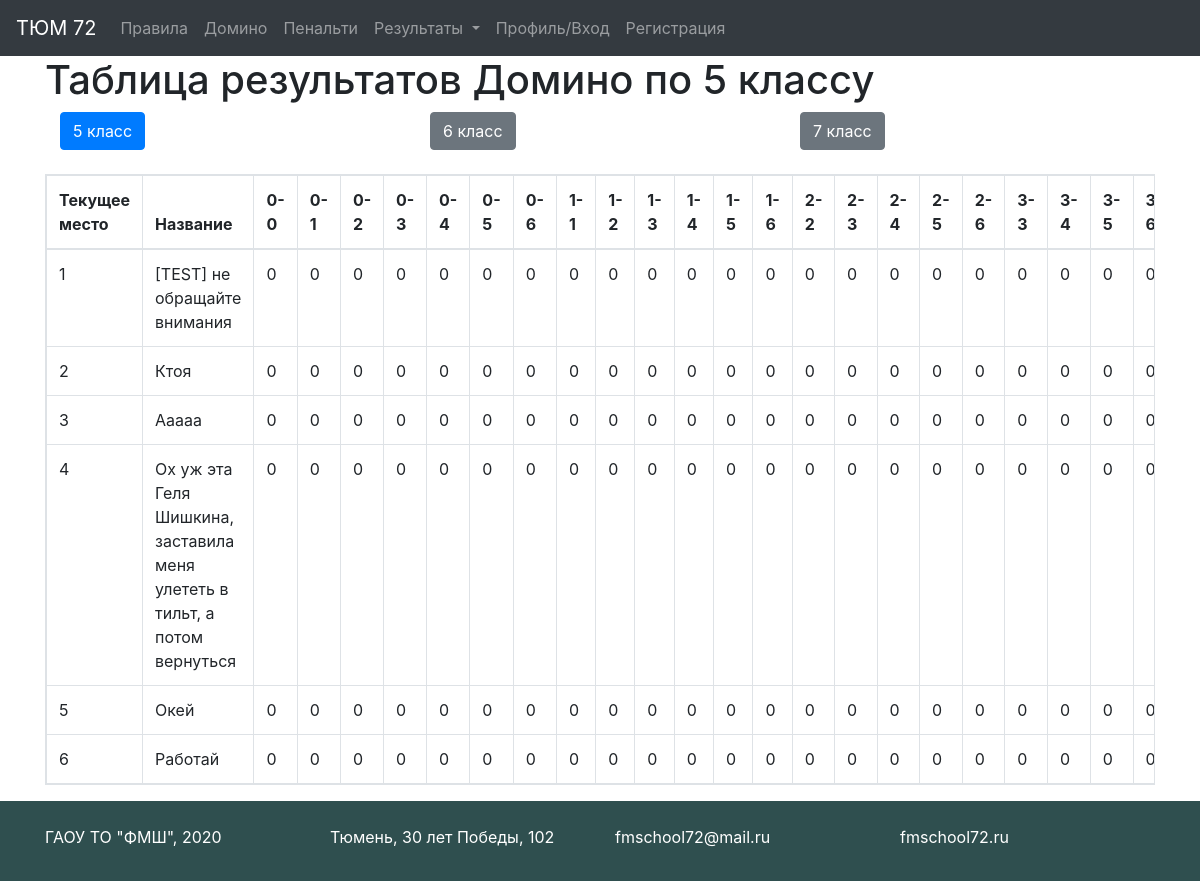
The app's page /results/domino/5, older data.
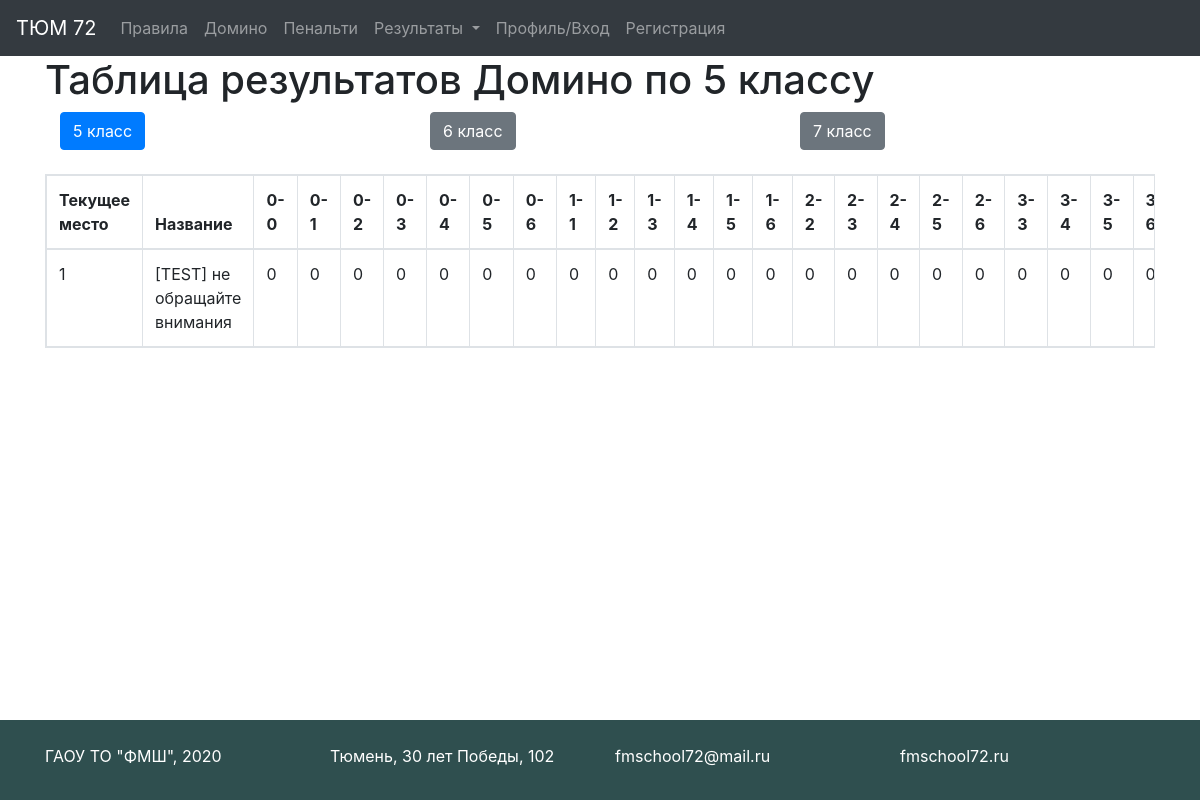
The same page, newer data.
### tables this page shows
CREATE TABLE domino_tasks5 (id INTEGER PRIMARY KEY AUTOINCREMENT UNIQUE NOT NULL, title STRING NOT NULL UNIQUE, picked_tasks STRING DEFAULT " ", t1 NOT NULL DEFAULT '0ok', t2 NOT NULL DEFAULT '0ok', t3 NOT NULL DEFAULT '0ok', t4 NOT NULL DEFAULT '0ok', t5 NOT NULL DEFAULT '0ok', t6 NOT NULL DEFAULT '0ok', t7 NOT NULL DEFAULT '0ok', t8 NOT NULL DEFAULT '0ok', t9 NOT NULL DEFAULT '0ok', t10 NOT NULL DEFAULT '0ok', t11 NOT NULL DEFAULT '0ok', t12 NOT NULL DEFAULT '0ok', t13 NOT NULL DEFAULT '0ok', t14 NOT NULL DEFAULT '0ok', t15 NOT NULL DEFAULT '0ok', t16 NOT NULL DEFAULT '0ok', t17 NOT NULL DEFAULT '0ok', t18 NOT NULL DEFAULT '0ok', t19 NOT NULL DEFAULT '0ok', t20 NOT NULL DEFAULT '0ok', t21 NOT NULL DEFAULT '0ok', t22 NOT NULL DEFAULT '0ok', t23 NOT NULL DEFAULT '0ok', t24 NOT NULL DEFAULT '0ok', t25 NOT NULL DEFAULT '0ok', t26 NOT NULL DEFAULT '0ok', t27 NOT NULL DEFAULT '0ok', t28 NOT NULL DEFAULT '0ok', sum INTEGER DEFAULT (0));

### app.py (the view)
@app.route('/results/<game>/<grade>')
def results(game, grade):
    grade = str(grade)
    team = ''
    if is_auth() and str(current_user.grade) == str(grade):
        team = current_user.team_name
    titles = {'domino': 'Домино', 'penalty': 'Пенальти'}
    if game == 'domino':
        info = domino_info
        number = 28
        keys = domino_keys
    else:
        info = penalty_info
        number = 16
        keys = penalty_keys
    table = game + '_tasks' + str(grade)
    con = sqlite3.connect(os.path.join("db", "tasks.db"))
    cur = con.cursor()
    results = cur.execute(f"SELECT * from {table} ORDER BY sum DESC").fetchall()
    con.close()
    team_num = len(results)
    return render_template("results.html", team=team, results=results, title=titles[game],
                           grade=grade,
                           info=info, number=number, team_num=team_num, keys=keys)

### app.py (called while the page is built)
def is_auth():
    return current_user.is_authenticated

### templates/results.html (shortened to what this page needs)
{% extends "base.html" %}
{% block content %}
    <h1>Таблица результатов {{ title }} по {{ grade }} классу</h1>
    <div class="container">
        <div class="row">
            {% for grd in ['5', '6', '7'] %}
                {% set a_grd = "./" + grd %}
                {% if grd == grade %}
                    <div class="col-sm">
                        <a href={{a_grd}} type="button" class="btn btn-primary">{{grd}} класс</a></div>
                {% else %}
                    <div class="col-sm">
                        <a href={{a_grd}} type="button" class="btn btn-secondary">{{grd}} класс</a></div>
                {% endif %}
            {% endfor %}
        </div>
    </div>
    <br>
    <table class="table table-bordered table-responsive" id="results">
        <thead>
        <tr>
            <th> Текущее место</th>
            <th> Название</th>
            {% for task in keys %}
                <th width="10%"> {{ info[grade][task]['name'] }} </th>
            {% endfor %}
        </tr>
        </thead>
        {% for place in range(team_num) %}
            <tr>
                {% if results[place][1] == team %}
                    <td class="table-primary"> {{ place + 1 }} </td>
                    <td class="table-primary"> {{ results[place][1] }} </td>
                {% else %}
                    <td> {{ place + 1 }} </td>
                    <td> {{ results[place][1] }} </td>
                {% endif %}
                {% if title == 'Домино' %}
                    {% set step = 3 %}
                {% else %}
                    {% set step = 2 %}
                {% endif %}
                {% for i in range(step, number + step) %}
                    {% set state = results[place][i][-2:] %}
                    {% set points = results[place][i][:-2] %}
                    {% if state == 'af' %}
                        <td class="table-success" width="30px"> {{ points }} </td>
                    {% elif state in ['ff', 'as', 'bf'] %}
                        <td class="table-warning" width="30px"> {{ points }} </td>
                    {% elif state == 'fs' %}
                        <td class="table-danger" width="30px"> {{ points }} </td>
                    {% else %}
                        <td width="30px"> {{ points }} </td>
                    {% endif %}
                {% endfor %}
            </tr>
        {% endfor %}
    </table>
{% endblock %}

### templates/base.html (shortened to what this page needs)
<!doctype html>
<html lang="ru">
<head>
    <link rel="stylesheet"
          href="https://stackpath.bootstrapcdn.com/bootstrap/4.4.1/css/bootstrap.min.css"
>
    <link rel="stylesheet" type="text/css" href="/static/css/style.css"/>
</head>
<body>
<div id="page-container">
    <div id="content-wrap">
        <header>
            <nav class="navbar navbar-expand-lg navbar-dark bg-dark">
                <a class="navbar-brand" href="/">ТЮМ 72</a>
                <div class="collapse navbar-collapse" id="navbarNav">
                    <ul class="navbar-nav">
                        <li class="nav-item">
                            <a class="nav-link" href="/rules">Правила</a>
                        </li>
                        <li class="nav-item">
                            <a class="nav-link" href="/domino">Домино</a>
                        </li>
                        <li class="nav-item">
                            <a class="nav-link" href="/penalty">Пенальти</a>
                        </li>
                        <li class="nav-item dropdown">
                            <a class="nav-link dropdown-toggle" href="#" id="navbarDropdown"
                               role="button" data-toggle="dropdown" aria-haspopup="true"
                               aria-expanded="false">
                                Результаты
                            </a>
                        </li>
                        <li class="nav-item">
                            <a class="nav-link" href="/profile">Профиль/Вход</a>
                        </li>
                        <li class="nav-item">
                            <a class="nav-link" href="/sign_up">Регистрация</a>
                        </li>
                    </ul>
                </div>
            </nav>
        </header>
        <main role="main" class="container">
            {% block content %}{% endblock %}
        </main>
    </div>
    <footer id="footer">
        <br>
        <div class="container">
            <div class="row align-items-center">
                <div class="col">
                    ГАОУ ТО "ФМШ", 2020
                </div>
                <div class="col">
                    <a href="https://www.google.com/maps/place/ул.+30+лет+Победы,+102,+Тюмень,+Тюменская+обл.,+625051/@57.1161719,65.5862042,17z/data=!3m1!4b1!4m5!3m4!1s0x43bbe0de6f18b76f:0xbbb0b63150a73e69!8m2!3d57.116169!4d65.5883929?hl=ru">
                        Тюмень, 30 лет Победы, 102
                    </a>
                </div>
                <div class="col">
                    <a href="mailto:fmschool72@mail.ru?subject=ТЮМ 72" target="_blank">
                        fmschool72@mail.ru
                    </a>
                </div>
                <div class="col">
                    <a href="https://fmschool72.ru/" target="_blank">fmschool72.ru</a>
                </div>
            </div>
        </div>
    </footer>
</div>
</body>
</html>

### static/css/style.css (style rules this page uses)
#page-container { position: relative; min-height: 100vh; }
#content-wrap { padding-bottom: 5rem; }
#footer { background: darkslategrey; color: white; position: absolute; bottom: 0; width: 100%; height: 5rem; }
footer a { color:white; }

Row changes from the older to the newer data that the page shows:
removed domino_tasks5: title "Ктоя"
removed domino_tasks5: title "Ааааа"
removed domino_tasks5: title "Ох уж эта Геля Шишкина, заставила меня улететь в тильт, а потом вернуться"
removed domino_tasks5: title "Окей"
removed domino_tasks5: title "Работай"
Text that changed along with them:
list line gone: "2 0 0 0 0 0 0 0 0 0 0 0 0 0 0 0 0 0 0 0 0 0 0"
list line gone: "3 0 0 0 0 0 0 0 0 0 0 0 0 0 0 0 0 0 0 0 0 0 0"
list line gone: "4 0 0 0 0 0 0 0 0 0 0 0 0 0 0 0 0 0 0 0 0 0 0"
list line gone: "5 0 0 0 0 0 0 0 0 0 0 0 0 0 0 0 0 0 0 0 0 0 0"
list line gone: "6 0 0 0 0 0 0 0 0 0 0 0 0 0 0 0 0 0 0 0 0 0 0"
